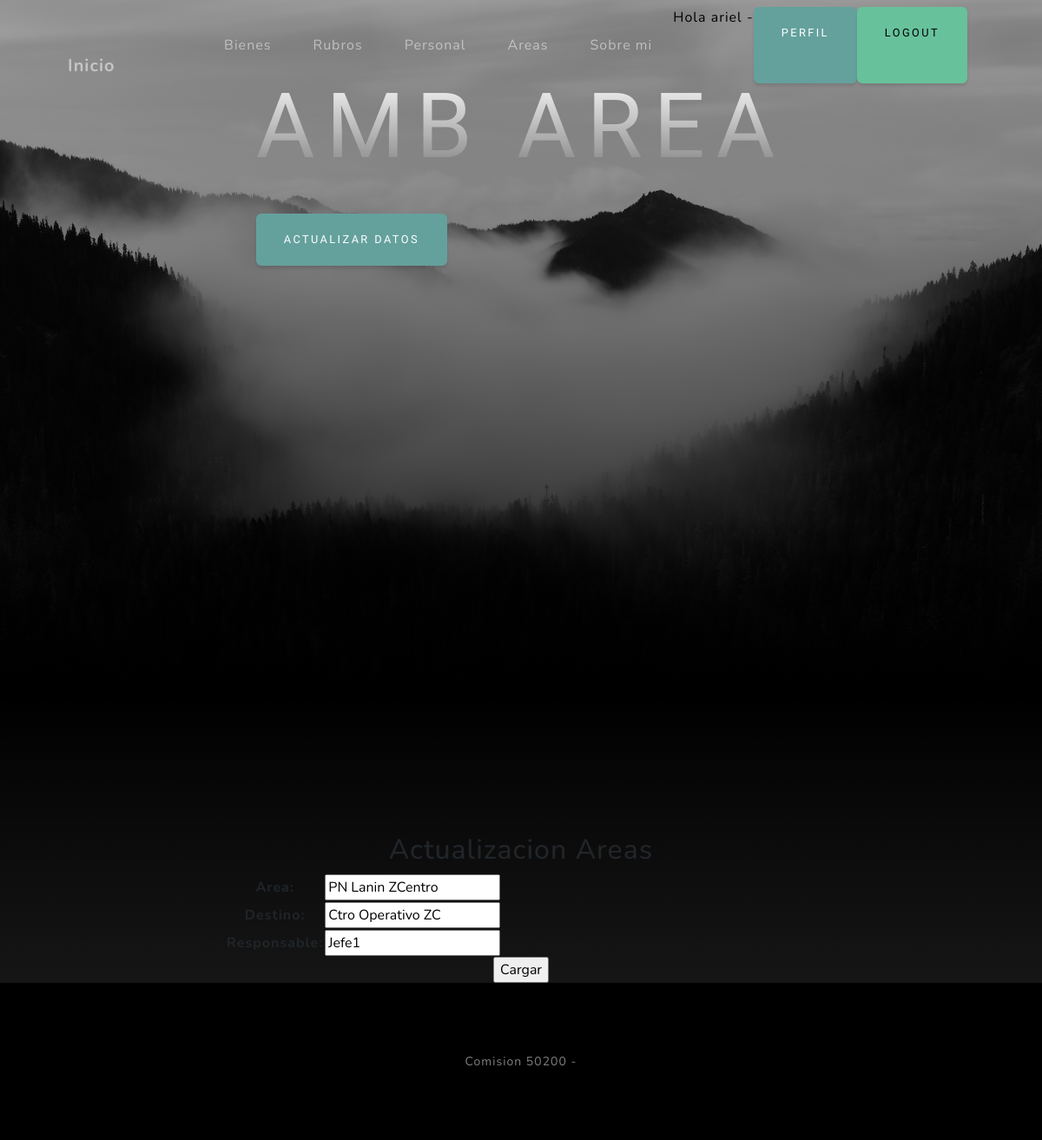
Page /aplicacion/areas_update/2/ (signed in) on the committed database.
### aplicacion/models.py (models this page shows, shortened)
class Areas(models.Model):
    area = models.CharField(max_length=50)
    destino = models.CharField(max_length=50)
    responsable = models.CharField(max_length=50)

### aplicacion/views.py (the view)
# urls.py: path('areas_update/<int:pk>/', AreasUpdate.as_view(), name="areas_update"),
class AreasUpdate(LoginRequiredMixin, UpdateView):
    model = Areas
    fields = ['area', 'destino', 'responsable']
    success_url = reverse_lazy('areas')

### aplicacion/templates/aplicacion/areas_form.html (shortened to what this page needs)
{% extends 'aplicacion/home.html' %}
{% block titulo %}
    <h1 class="mb-5">AMB AREA</h1>
    <a class="btn btn-primary" href="#about">Actualizar Datos</a>
{% endblock titulo %}
{% block contenido %}
<h2>Actualizacion Areas</h2>
<form action="" method="post">
    <table>
        {{ form.as_table }}
    </table>
    <input type="submit" value="Cargar">
</form>
{% endblock contenido %}

### aplicacion/templates/aplicacion/home.html (shortened to what this page needs)
<!DOCTYPE html>
<html lang="en">
    <head>
        {% load static %}
        <link href="{% static 'css/styles.css' %}"  rel="stylesheet" />
    </head>
    <body id="page-top">
        <nav class="navbar navbar-expand-lg navbar-light fixed-top" id="mainNav">
            <div class="container px-4 px-lg-5">
                <a class="navbar-brand" href="{% url 'home' %}">Inicio</a>
                <div class="collapse navbar-collapse" id="navbarResponsive">
                    <ul class="navbar-nav ms-auto p-2 align-self-center mb-5 ">
                {% if user.is_authenticated %}
                        <li class="nav-item"><a class="nav-link" href="{% url 'bienes' %}">Bienes</a></li>
                        <li class="nav-item"><a class="nav-link" href="{% url 'rubros' %}">Rubros</a></li>
                        <li class="nav-item"><a class="nav-link" href="{% url 'personal' %}">Personal</a></li>
                        <li class="nav-item"><a class="nav-link" href="{% url 'areas' %}">Areas</a></li>
                        <li class="nav-item"><a class="nav-link" href= "{% url 'sobre_mi' %}">Sobre mi</a></li>
                        <p class="d-flex justify-content-evenly" style="color:black">Hola {{user.username}}   - </p>
                        <a class="btn btn-primary" href="{% url 'editar_perfil' %}">Perfil</a>
                        <a class="btn btn-success" href="{% url 'logout' %}">Logout</a></div>
                {% else %}
                    <a class="btn btn-primary" href="{% url 'login' %}">Login</a>
                    <a class="btn btn-success" href="{% url 'registro' %}">Registro</a>
                {% endif %}
                </div>
        </nav>
        <header class="masthead">
            <div class="container px-4 px-lg-5 d-flex h-50 align-items-center justify-content-center">
                <div class="justify-content-center">
                    {% block titulo %}{% endblock titulo %}
                    </div>
                </div>
        </header>
        <section class="about-section text-center" id="about">
            <div class="container px-4 px-lg-5">
                <div class="row gx-4 gx-lg-5 justify-content-center">
                    <div class="col-lg-8">
                        {% block contenido %}
                        {% endblock contenido %}
                    </div>
                </div>
            </div>
        <footer class="footer bg-black small text-center text-white-50"><div class="container px-4 px-lg-5"> Comision 50200 - </div>
        </footer>
    </body>
</html>

### rows in the picture
Areas: area "PN Lanin ZCentro", destino "Ctro Operativo ZC", responsable "Jefe1"

### other values in the picture
{{ user.username }} "ariel"
